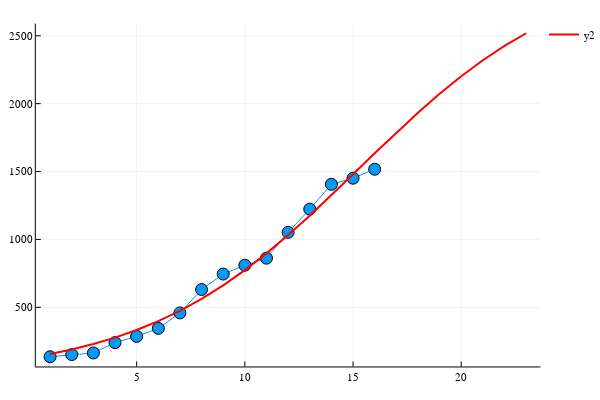

Notebook code cell kept with this figure:
### Code cell
next = 7
xnext = (1:n+next)
hx = [h(β, xi) for xi in xnext]

plot(x, y, m=:dot, ms=6, lab="")
plot!(xnext, hx, c=:red, lw=2)

### Figure 1 — Plotly figure (JSON) as saved in the notebook; plotly's stock layout.template omitted (floating-point values rounded to 4 significant figures)
{"data": [{"colorbar": {"title": ""}, "legendgroup": "", "line": {"color": "rgba(0, 154, 250, 1.000)", "dash": "solid", "shape": "linear", "width": 1}, "marker": {"color": "rgba(0, 154, 250, 1.000)", "line": {"color": "rgba(0, 0, 0, 1.000)", "width": 1}, "size": 12, "symbol": "circle"}, "mode": "lines+markers", "name": "", "showlegend": false, "type": "scatter", "x": [1, 2, 3, 4, 5, 6, 7, 8, 9, 10, 11, 12, 13, 14, 15, 16], "xaxis": "x1", "y": [136, 152, 164, 240, 286, 345, 459, 631, 745, 810, 862, 1052, 1223, 1406, 1451, 1517], "yaxis": "y1", "zmax": null, "zmin": null}, {"colorbar": {"title": ""}, "legendgroup": "y2", "line": {"color": "rgba(255, 0, 0, 1.000)", "dash": "solid", "shape": "linear", "width": 2}, "mode": "lines", "name": "y2", "showlegend": true, "type": "scatter", "x": [1, 2, 3, 4, 5, 6, 7, 8, 9, 10, 11, 12, 13, 14, 15, 16, 17, 18, 19, 20, 21, 22, 23], "xaxis": "x1", "y": [156.4, 189.7, 229.5, 276.8, 332.7, 398.3, 474.5, 562.2, 661.9, 773.8, 897.4, 1032.0, 1175.0, 1325.0, 1479.0, 1634.0, 1787.0, 1934.0, 2073.0, 2202.0, 2319.0, 2425.0, 2518.0], "yaxis": "y1", "zmax": null, "zmin": null}], "layout": {"annotations": [], "height": 400, "legend": {"bgcolor": "rgba(255, 255, 255, 1.000)", "bordercolor": "rgba(0, 0, 0, 1.000)", "font": {"color": "rgba(0, 0, 0, 1.000)", "family": "sans-serif", "size": 11}, "tracegroupgap": 0, "x": 1, "y": 1}, "margin": {"b": 20, "l": 0, "r": 0, "t": 20}, "paper_bgcolor": "rgba(255, 255, 255, 1.000)", "plot_bgcolor": "rgba(255, 255, 255, 1.000)", "showlegend": true, "width": 600, "xaxis": {"anchor": "y1", "domain": [0.06582, 0.9934], "gridcolor": "rgba(0, 0, 0, 0.100)", "gridwidth": 0.5, "linecolor": "rgba(0, 0, 0, 1.000)", "mirror": false, "range": [0.34, 23.66], "showgrid": true, "showline": true, "showticklabels": true, "tickangle": 0, "tickcolor": "rgb(0, 0, 0)", "tickfont": {"color": "rgba(0, 0, 0, 1.000)", "family": "sans-serif", "size": 11}, "tickmode": "array", "ticks": "inside", "ticktext": ["5", "10", "15", "20"], "tickvals": [5, 10, 15, 20], "title": "", "titlefont": {"color": "rgba(0, 0, 0, 1.000)", "family": "sans-serif", "size": 15}, "type": "-", "visible": true, "zeroline": false, "zerolinecolor": "rgba(0, 0, 0, 1.000)"}, "yaxis": {"anchor": "x1", "domain": [0.03762, 0.9902], "gridcolor": "rgba(0, 0, 0, 0.100)", "gridwidth": 0.5, "linecolor": "rgba(0, 0, 0, 1.000)", "mirror": false, "range": [64.53, 2590.0], "showgrid": true, "showline": true, "showticklabels": true, "tickangle": 0, "tickcolor": "rgb(0, 0, 0)", "tickfont": {"color": "rgba(0, 0, 0, 1.000)", "family": "sans-serif", "size": 11}, "tickmode": "array", "ticks": "inside", "ticktext": ["500", "1000", "1500", "2000", "2500"], "tickvals": [500, 1000, 1500, 2000, 2500], "title": "", "titlefont": {"color": "rgba(0, 0, 0, 1.000)", "family": "sans-serif", "size": 15}, "type": "-", "visible": true, "zeroline": false, "zerolinecolor": "rgba(0, 0, 0, 1.000)"}}}
